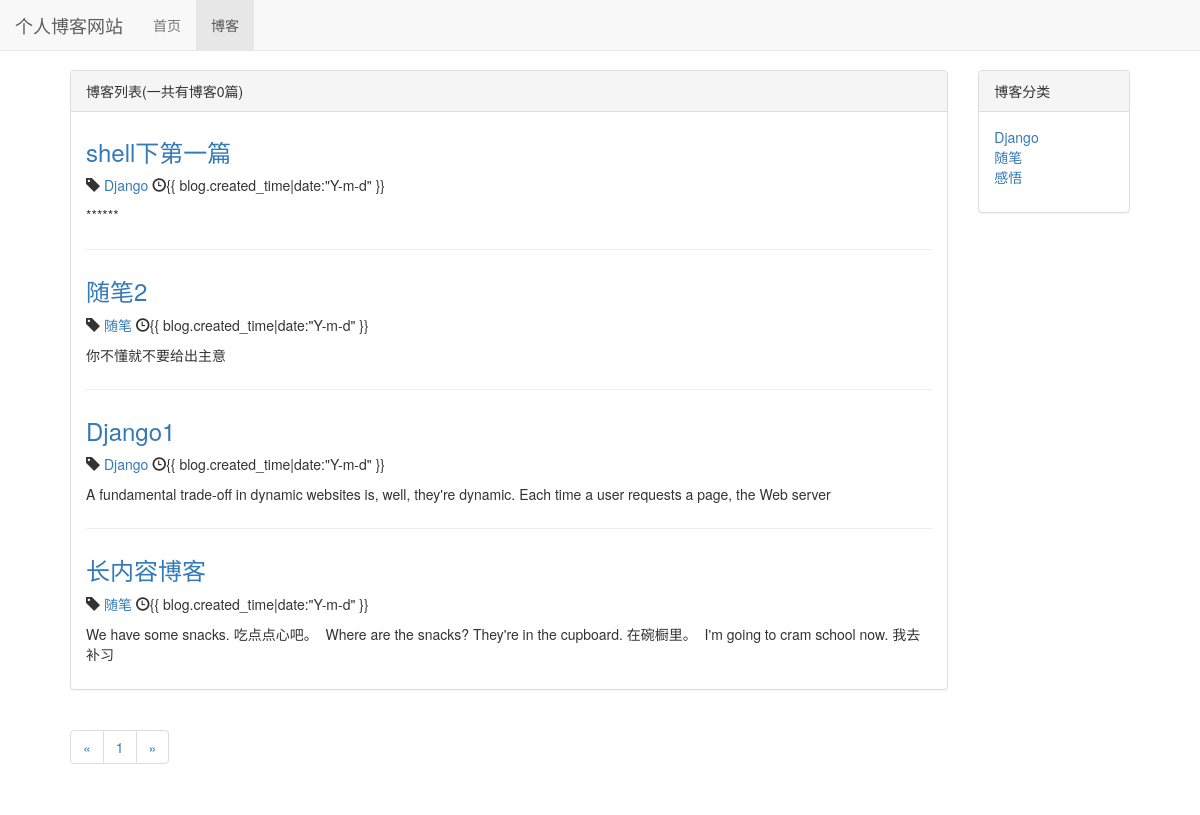
/blog/, run on an earlier commit of the app's database.
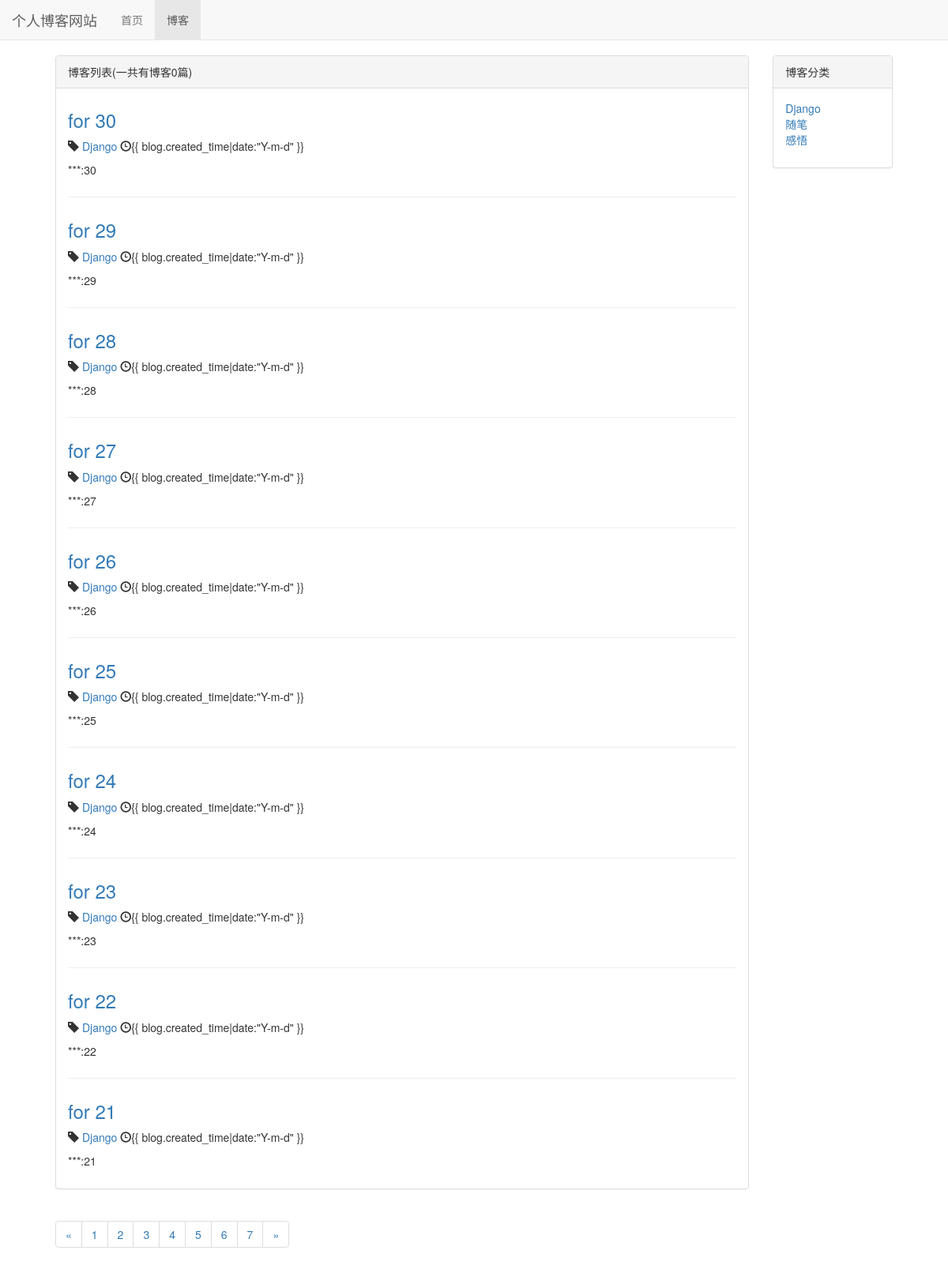
And on a later commit of the database.
### blog/models.py (models this page shows, shortened)
class Blog(models.Model):
    title = models.CharField(max_length=50)
    blog_type = models.ForeignKey(BlogType, on_delete=models.DO_NOTHING)
    content = models.TextField()
    author = models.ForeignKey(User, on_delete=models.DO_NOTHING)
    created_time = models.DateTimeField(auto_now_add=True)
    last_updated_time = models.DateTimeField(auto_now=True)
    class Meta:
        ordering = ['-created_time']

class BlogType(models.Model):
    type_name = models.CharField(max_length=15)
    def __str__(self):
        return self.type_name

### blog/views.py (the view)
# urls.py: path('', views.blog_list, name="blog_list"),
def blog_list(request):
    blogs_all_list = Blog.objects.all()
    paginator = Paginator(blogs_all_list, 10)
    page_num = request.GET.get('page', 1) # 获取url的页面参数（get请求）
    page_of_blogs = paginator.get_page(page_num)
    context = {}
    context['page_of_blogs'] = page_of_blogs
    context['blog_types'] = BlogType.objects.all()
    context['blogs_count'] = Blog.objects.all().count()
    return render_to_response('blog/blog_list.html', context)

### blog/templates/blog/blog_list.html (shortened to what this page needs)
{% extends 'basic.html'%}
{% block nav_blog_active %}active{% endblock %}
{% load staticfiles %}
{% block header_extends %}
<link rel="stylesheet" href="{% static 'blog/blog.css' %}">
{% endblock %}
{% block content %}
<div class="content">
    <div class="row">
        <div class="col-xs-12 col-sm-8 col-md-9 col-lg-10">
            <div class="panel panel-default">
                <div class="panel-heading">
                    {% block blog_list_title %}博客列表(一共有博客{{ page_of_blogs.paginator.count|length }}篇){% endblock %}
                </div>
                <div class="panel-body">
                    {% for blog in page_of_blogs.object_list %}
                    <div class="blog">
                        <h3><a href="{% url 'blog_detail' blog.pk %}">{{ blog.title }}</a></h3>
                        <p class="blo-info">
                            <span class="glyphicon glyphicon-tag" aria-hidden="true"></span>
                            <a href="{% url 'blogs_with_type' blog.blog_type.pk %}">{{ blog.blog_type }} </a>
                            <span class="glyphicon glyphicon-time" aria-hidden="true"></span>{{
                            blog.created_time|date:"Y-m-d" }}
                        </p>
                        <p>{{ blog.content|truncatechars:120 }}</p>
                    </div>
                    {% empty %}
                    <div class="blog">
                        <h3>暂无博客，敬请期待</h3>
                    </div>
                    {% endfor %}
                </div>
            </div>
            <ul class="pagination">
                <li>
                    {% if page_of_blogs.has_previous %}
                    <a href="?page={{ page_of_blogs.previous_page_number }}" aria-label="Previous">
                        <span aria-hidden="true">&laquo;</span>
                    </a>
                    {% else %}
                    <span aria-hidden="true">&laquo;</span>
                    {% endif %}
                </li>
                {% for page_num in page_of_blogs.paginator.page_range %}
                <li><a href="?page={{ page_num }}">{{ page_num }}</a></li>
                {% endfor %}
                <li>
                    {% if page_of_blogs.has_next %}
                    <a href="?page={{ page_of_blogs.next_page_number }}" aria-label="Next">
                        <span aria-hidden="true">&raquo;</span>
                    </a>
                    {% else %}
                    <span aria-hidden="true">&raquo;</span>
                    {% endif %}
                </li>
            </ul>
        </div>
        <div class="hidden-xs col-sm-4 col-md-3 col-lg-2">
            <div class="panel panel-default">
                <div class="panel-heading">博客分类</div>
                <div class="panel-body">
                    <ul class="blog-types">
                        {% for blog_type in blog_types %}
                        <li>
                            <a href="{% url 'blogs_with_type' blog_type.pk %}">
                                {{ blog_type.type_name}}
                            </a>
                        </li>
                        {% empty %}
                        <li>暂无分类</li>
                        {% endfor %}
                    </ul>
                </div>
            </div>
        </div>
    </div>
</div>
{% endblock %}

What changed in the data, as far as the page shows it:
no longer on this page (row unchanged): Blog: title "shell下第一篇", blog_type "Django", content "******"
no longer on this page (row unchanged): Blog: title "随笔2", blog_type "随笔", content "你不懂就不要给出主意"
no longer on this page (row unchanged): Blog: title "Django1", blog_type "Django", content "A fundamental trade-off in dynamic websites is, well, they're dynamic. Each time a user requests a page, the Web server"
no longer on this page (row unchanged): Blog: title "长内容博客", blog_type "随笔", content "We have some snacks. 吃点点心吧。 Where are the snacks? They're in the cupboard. 在碗橱里。 I'm going to cram school now. 我去补习"
added Blog: title "for 30", blog_type "Django", content "***:30"
added Blog: title "for 29", blog_type "Django", content "***:29"
added Blog: title "for 28", blog_type "Django", content "***:28"
added Blog: title "for 27", blog_type "Django", content "***:27"
added Blog: title "for 26", blog_type "Django", content "***:26"
added Blog: title "for 25", blog_type "Django", content "***:25"
added Blog: title "for 24", blog_type "Django", content "***:24"
added Blog: title "for 23", blog_type "Django", content "***:23"
added Blog: title "for 22", blog_type "Django", content "***:22"
added Blog: title "for 21", blog_type "Django", content "***:21"
Also different on the page:
new list line: "2"
new list line: "3"
new list line: "4"
new list line: "5"
new list line: "6"
new list line: "7"
